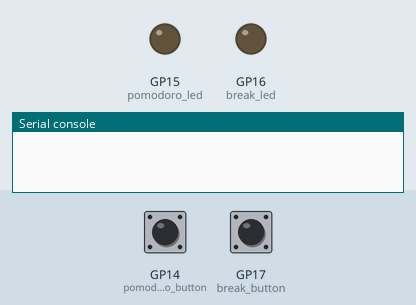
Recording of a program running on a simulated Raspberry Pi Pico running MicroPython. On the bench: output pins drawn as LEDs (lit = HIGH), the last lines printed to the serial console. Dashed ring = blinking. Inputs (shaded band) come from the test bench; at power-on: GP14 (pomodoro_button) LOW, GP17 (break_button) LOW. The clock reads 2024-03-15 10:24:30 at power-on unless the program sets it.

Above: at 1.2 s.
1.3 s: GP14 (pomodoro_button) pulled HIGH for 0.15 s
At 1.9 s:
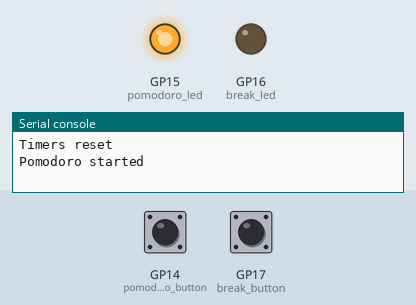
2.9 s: GP17 (break_button) pulled HIGH for 0.15 s
At 4.1 s:
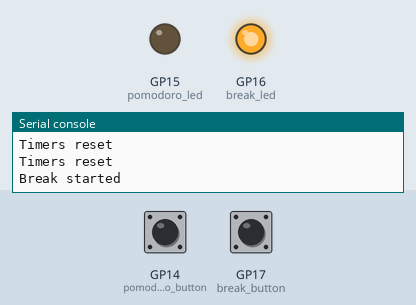
4.5 s: GP17 (break_button) pulled HIGH for 1 s
At 5.25 s:
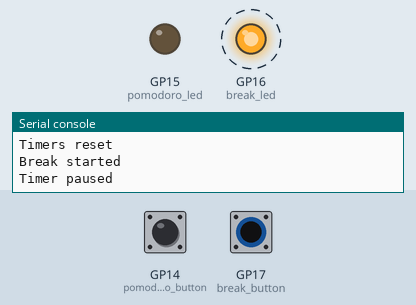
7.5 s: GP14 (pomodoro_button) pulled HIGH for 1 s
At 7.8 s:
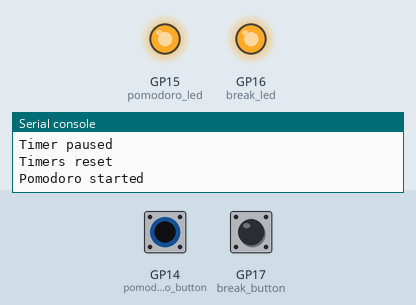
10.0 s: GP14 (pomodoro_button) pulled HIGH for 3.2 s
At 10.75 s:
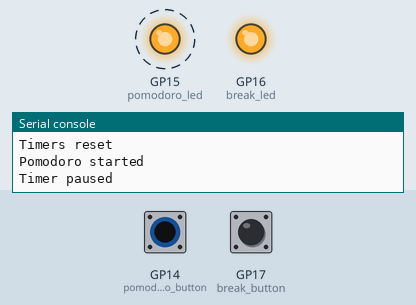
14.7 s: GP17 (break_button) pulled HIGH for 3.2 s
Timing chart, 0 to 17.7 s (numbered marks = the images above; inputs shaded):
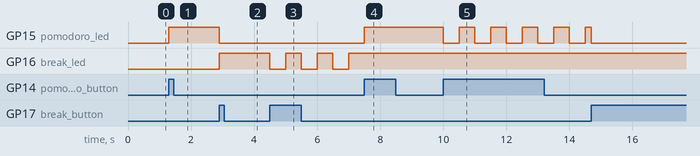

Measured:
- after the input at 1.3 s, GP15 (pomodoro_led): LOW → HIGH at once
- after the input at 2.9 s, GP15 (pomodoro_led): HIGH → LOW at once; GP16 (break_led): LOW → HIGH at once
- after the input at 4.5 s, GP16 (break_led): alternates HIGH for 0.50 s and LOW for 0.50 s, starting at once
- after the input at 7.5 s, GP15 (pomodoro_led): LOW → HIGH at once; GP16 (break_led): stops changing and stays HIGH
- after the input at 10.0 s, GP15 (pomodoro_led): alternates HIGH for 0.50 s and LOW for 0.50 s, starting at once

The program:

pomodoro-led-timer-with-break.py
```python
"""
Pomodoro LED Timer with Break Functionality

Connect the following pins of Raspberry Pi Pico:
- LED: Pin 15
- Button: Pin 14
- Break LED: Pin 16
- Break Button: Pin 17

How to use it:
1. Press the Pin 14 button to start the Pomodoro timer.
2. The LED will turn on.
3. Press the Pin 14 button again to pause the timer (LED will blink slowly).
4. Press the Pin 14 button again to resume the timer (LED will turn on).
5. Press the Pin 17 button to start the break timer.
6. The Break LED will turn on.
7. Press the Pin 17 button again to pause the break timer
8. Press the Pin 17 button again to resume the break timer
9. Press both buttons simultaneously to reset all timers.
"""

from machine import Pin, Timer
import utime

# Pin setup
pomodoro_led = Pin(15, Pin.OUT)
pomodoro_button = Pin(14, Pin.IN, Pin.PULL_DOWN)

break_led = Pin(16, Pin.OUT)
break_button = Pin(17, Pin.IN, Pin.PULL_DOWN)

# Constants
POMODORO_DURATION = 25 * 60
BREAK_DURATION = 5 * 60
DEBOUNCE_TIME = 200  # milliseconds

# Timer states
state = "stopped"
mode = "pomodoro"

start_time = 0
elapsed = 0

# Blinking
blink_timer = Timer()

# Last press timestamps for debouncing
last_pomodoro_press = 0
last_break_press = 0


def stop_blinking():
    blink_timer.deinit()
    pomodoro_led.value(0)
    break_led.value(0)


def blink_led(led, frequency):
    def toggle(timer):
        led.toggle()

    blink_timer.init(freq=frequency, mode=Timer.PERIODIC, callback=toggle)


def reset_all():
    global state, start_time, elapsed
    state = "stopped"
    elapsed = 0
    stop_blinking()
    print("Timers reset")


def start_timer(selected_mode):
    global state, mode, start_time, elapsed

    reset_all()
    mode = selected_mode
    state = "running"
    start_time = utime.time()

    if mode == "pomodoro":
        pomodoro_led.value(1)
        print("Pomodoro started")
    else:
        break_led.value(1)
        print("Break started")


def pause_timer():
    global state, elapsed

    if mode == "pomodoro":
        pomodoro_led.value(0)
        blink_led(pomodoro_led, 2)
    else:
        break_led.value(0)
        blink_led(break_led, 2)

    elapsed += utime.time() - start_time
    state = "paused"
    print("Timer paused")


def resume_timer():
    global state, start_time

    stop_blinking()
    state = "running"
    start_time = utime.time()

    if mode == "pomodoro":
        pomodoro_led.value(1)
    else:
        break_led.value(1)

    print("Timer resumed")


def finish_timer():
    global state
    state = "finished"

    if mode == "pomodoro":
        blink_led(pomodoro_led, 5)
        print("Pomodoro finished")
    else:
        blink_led(break_led, 5)
        print("Break finished")


def handle_button(button_mode):
    global state, mode

    if mode != button_mode and state == "running":
        reset_all()

    if mode != button_mode or state == "stopped":
        start_timer(button_mode)
    elif state == "running":
        pause_timer()
    elif state == "paused":
        resume_timer()
    elif state == "finished":
        start_timer(button_mode)


# Interrupts with debounce
def pomodoro_button_handler(pin):
    global last_pomodoro_press
    now = utime.ticks_ms()
    if utime.ticks_diff(now, last_pomodoro_press) >= DEBOUNCE_TIME:
        last_pomodoro_press = now
        handle_button("pomodoro")


def break_button_handler(pin):
    global last_break_press
    now = utime.ticks_ms()
    if utime.ticks_diff(now, last_break_press) >= DEBOUNCE_TIME:
        last_break_press = now
        handle_button("break")


pomodoro_button.irq(trigger=Pin.IRQ_RISING, handler=pomodoro_button_handler)
break_button.irq(trigger=Pin.IRQ_RISING, handler=break_button_handler)


def check_for_dual_button_press():
    if pomodoro_button.value() and break_button.value():
        reset_all()
        print("Both buttons pressed: Full reset")
        utime.sleep(0.5)  # avoid retriggering


# Main loop
while True:
    check_for_dual_button_press()

    if state == "running":
        duration = POMODORO_DURATION if mode == "pomodoro" else BREAK_DURATION
        total_elapsed = elapsed + (utime.time() - start_time)
        if total_elapsed >= duration:
            finish_timer()

    utime.sleep(0.1)
```
